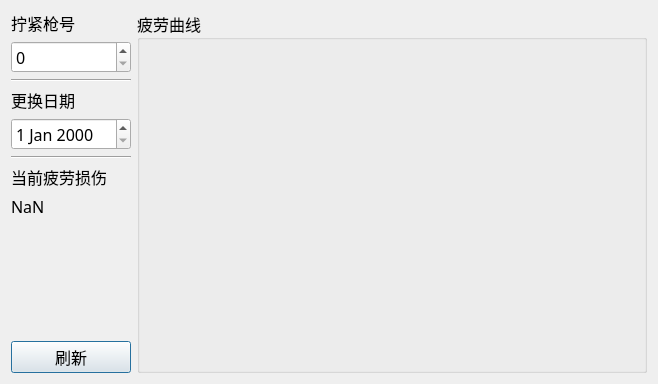
<?xml version="1.0" encoding="UTF-8"?>
<ui version="4.0">
 <class>Dialog</class>
 <widget class="QDialog" name="Dialog">
  <property name="geometry">
   <rect>
    <x>0</x>
    <y>0</y>
    <width>658</width>
    <height>384</height>
   </rect>
  </property>
  <property name="windowTitle">
   <string>Dialog</string>
  </property>
  <layout class="QHBoxLayout" name="horizontalLayout">
   <item>
    <layout class="QVBoxLayout" name="verticalLayout">
     <property name="sizeConstraint">
      <enum>QLayout::SetMinimumSize</enum>
     </property>
     <item>
      <widget class="QLabel" name="label">
       <property name="sizePolicy">
        <sizepolicy hsizetype="Minimum" vsizetype="Fixed">
         <horstretch>0</horstretch>
         <verstretch>0</verstretch>
        </sizepolicy>
       </property>
       <property name="font">
        <font>
         <family>黑体</family>
         <pointsize>12</pointsize>
        </font>
       </property>
       <property name="text">
        <string>拧紧枪号</string>
       </property>
      </widget>
     </item>
     <item>
      <widget class="QSpinBox" name="spinBoxSpindleID">
       <property name="sizePolicy">
        <sizepolicy hsizetype="Minimum" vsizetype="Fixed">
         <horstretch>0</horstretch>
         <verstretch>0</verstretch>
        </sizepolicy>
       </property>
       <property name="font">
        <font>
         <family>黑体</family>
         <pointsize>12</pointsize>
        </font>
       </property>
      </widget>
     </item>
     <item>
      <widget class="Line" name="line">
       <property name="font">
        <font>
         <family>黑体</family>
         <pointsize>12</pointsize>
        </font>
       </property>
       <property name="orientation">
        <enum>Qt::Horizontal</enum>
       </property>
      </widget>
     </item>
     <item>
      <widget class="QLabel" name="label_2">
       <property name="sizePolicy">
        <sizepolicy hsizetype="Minimum" vsizetype="Fixed">
         <horstretch>0</horstretch>
         <verstretch>0</verstretch>
        </sizepolicy>
       </property>
       <property name="font">
        <font>
         <family>黑体</family>
         <pointsize>12</pointsize>
        </font>
       </property>
       <property name="text">
        <string>更换日期</string>
       </property>
      </widget>
     </item>
     <item>
      <widget class="QDateEdit" name="dateEditUpdateDate">
       <property name="sizePolicy">
        <sizepolicy hsizetype="Minimum" vsizetype="Fixed">
         <horstretch>0</horstretch>
         <verstretch>0</verstretch>
        </sizepolicy>
       </property>
       <property name="font">
        <font>
         <family>黑体</family>
         <pointsize>12</pointsize>
        </font>
       </property>
      </widget>
     </item>
     <item>
      <widget class="Line" name="line_2">
       <property name="font">
        <font>
         <family>黑体</family>
         <pointsize>12</pointsize>
        </font>
       </property>
       <property name="orientation">
        <enum>Qt::Horizontal</enum>
       </property>
      </widget>
     </item>
     <item>
      <widget class="QLabel" name="label_3">
       <property name="font">
        <font>
         <family>黑体</family>
         <pointsize>12</pointsize>
        </font>
       </property>
       <property name="text">
        <string>当前疲劳损伤</string>
       </property>
      </widget>
     </item>
     <item>
      <widget class="QLabel" name="labelCurrentFatigue">
       <property name="font">
        <font>
         <family>黑体</family>
         <pointsize>12</pointsize>
        </font>
       </property>
       <property name="text">
        <string>NaN</string>
       </property>
      </widget>
     </item>
     <item>
      <spacer name="verticalSpacer">
       <property name="font">
        <font>
         <family>黑体</family>
         <pointsize>12</pointsize>
        </font>
       </property>
       <property name="orientation">
        <enum>Qt::Vertical</enum>
       </property>
       <property name="sizeHint" stdset="0">
        <size>
         <width>20</width>
         <height>40</height>
        </size>
       </property>
      </spacer>
     </item>
     <item>
      <widget class="QPushButton" name="pushButtonUpdate">
       <property name="sizePolicy">
        <sizepolicy hsizetype="Minimum" vsizetype="Fixed">
         <horstretch>0</horstretch>
         <verstretch>0</verstretch>
        </sizepolicy>
       </property>
       <property name="font">
        <font>
         <family>黑体</family>
         <pointsize>12</pointsize>
        </font>
       </property>
       <property name="text">
        <string>刷新</string>
       </property>
      </widget>
     </item>
    </layout>
   </item>
   <item>
    <widget class="QGroupBox" name="groupBoxFigure">
     <property name="sizePolicy">
      <sizepolicy hsizetype="Expanding" vsizetype="Preferred">
       <horstretch>0</horstretch>
       <verstretch>0</verstretch>
      </sizepolicy>
     </property>
     <property name="font">
      <font>
       <family>黑体</family>
       <pointsize>12</pointsize>
      </font>
     </property>
     <property name="title">
      <string>疲劳曲线</string>
     </property>
    </widget>
   </item>
  </layout>
 </widget>
 <resources/>
 <connections/>
</ui>
